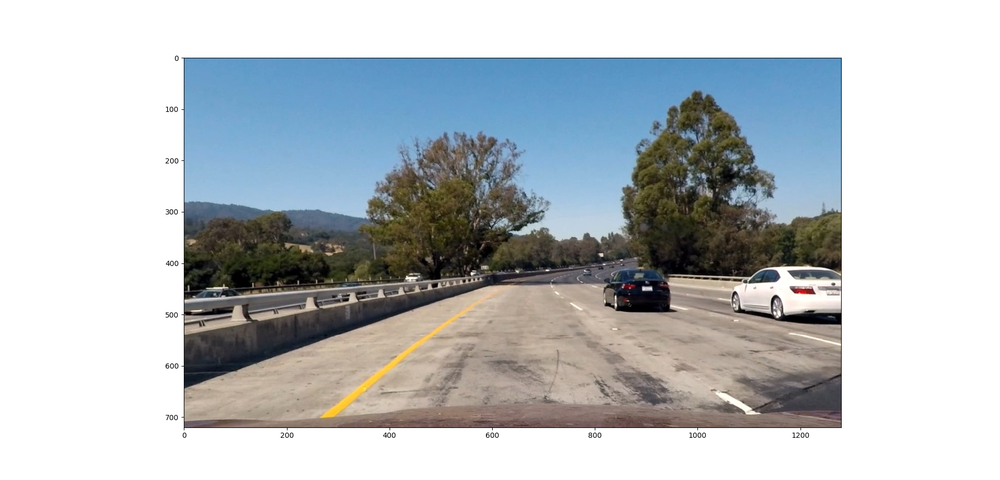
#> input picture output_images/0_undistorted_images/test1.png, 1000 x 480 px, shrunk from 1920 x 922 before the run, given in place of test1.jpg, which was not available
$ python test_thresh_gray_sobel_x.py   (older library calls are emulated)
#> lines starting #> are read from the running program, lines starting #| are printed output that depends on the picture; after the words box and inside, x2 and y2 are one past the last pixel; in counts of white or black regions, pixels touching at a corner belong together; pictures that were not available may be replaced by others from this repository, and a replacement may not be noted
### image_thresholding/image_thresholder.py
import numpy as np
import cv2


def sobel_gray_thresh(rgb_img, orient='x', sobel_kernel=3, thresh=(0, 255)):
    gray = cv2.cvtColor(rgb_img, cv2.COLOR_RGB2GRAY)

    sobel_x = cv2.Sobel(gray, cv2.CV_64F, 1, 0)  # Take the derivative in x
    abs_sobel_x = np.absolute(sobel_x)  # Absolute x derivative to accentuate lines away from horizontal
    scaled_sobel = np.uint8(255 * abs_sobel_x / np.max(abs_sobel_x))

    thresh_min = thresh[0]
    thresh_max = thresh[1]
    sx_binary = np.zeros_like(scaled_sobel)
    sx_binary[(scaled_sobel >= thresh_min) & (scaled_sobel <= thresh_max)] = 1
    return sx_binary


# [22 lines left out: functions red_channel_sobol_thresh, red_channel_thresh, not called in this run]

### image_thresholding/test_thresh_gray_sobel_x.py
import numpy as np
import matplotlib.pyplot as plt
import cv2

import image_thresholding.image_thresholder as it

mtx = np.load('../camera_calibration/saved_data_to_calibrate_images/mtx.npy')
#> (reads camera_calibration/saved_data_to_calibrate_images/mtx.npy from the repository)
dist = np.load('../camera_calibration/saved_data_to_calibrate_images/dist.npy')
#> (reads camera_calibration/saved_data_to_calibrate_images/dist.npy from the repository)

# load in the image files using glob
bgr_image = cv2.imread('../test_images/test1.jpg')
#> bgr_image is the input picture: shape (480, 1000, 3); mean B, G, R 194.1, 191, 185.6
rgb_image = cv2.cvtColor(bgr_image, cv2.COLOR_BGR2RGB)

undistorted_image = cv2.undistort(rgb_image, mtx, dist, None, mtx)
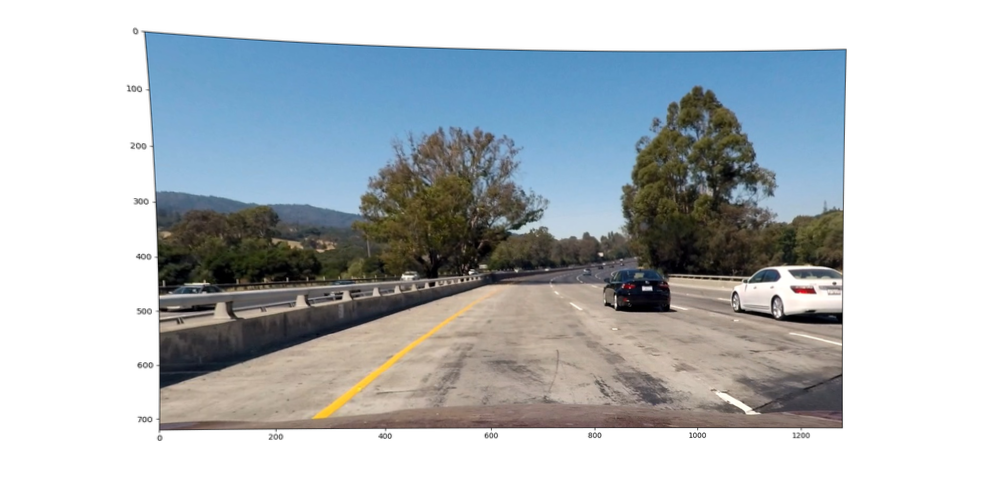
#> undistorted_image: shape (480, 1000, 3); mean R, G, B 179.7, 186, 189.7

kernel = 9

binary_img = it.sobel_gray_thresh(rgb_img=undistorted_image, sobel_kernel=kernel, thresh=(20, 100))
#> in sobel_gray_thresh, `gray = cv2.cvtColor(rgb_img, cv2.COLOR_RGB2GRAY)`:
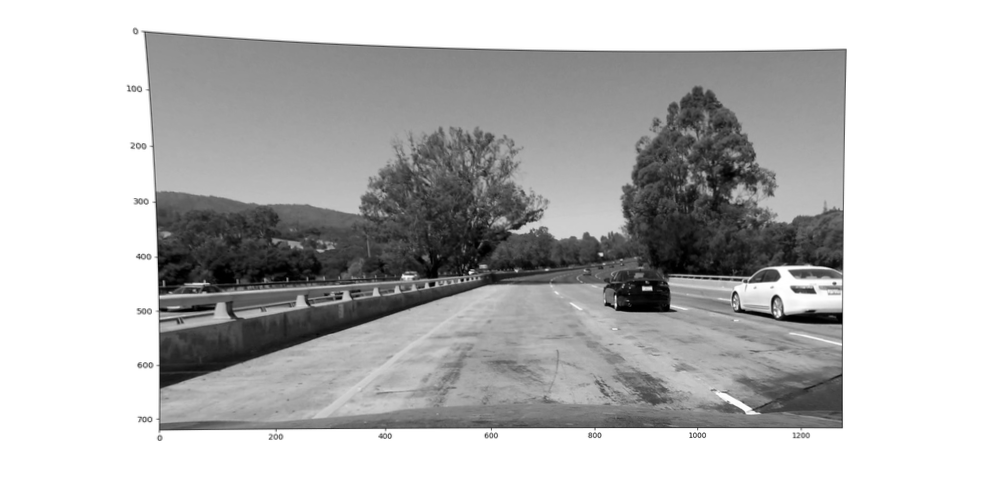
#> gray: shape (480, 1000); min 0, max 255, mean 184.5
#> in sobel_gray_thresh, `sobel_x = cv2.Sobel(gray, cv2.CV_64F, 1, 0)`:
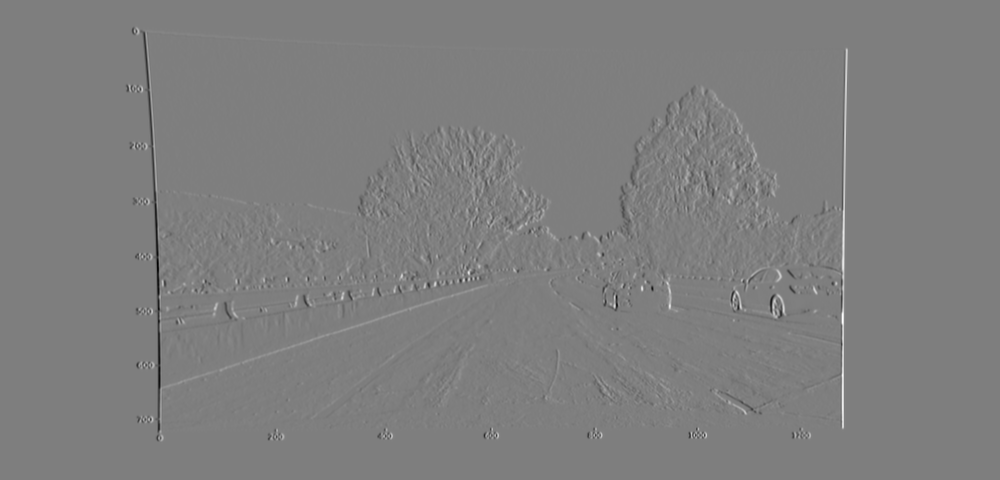
#> sobel_x: shape (480, 1000) float64; min -948, max 956, mean 0; drawn with min black and max white
#> in sobel_gray_thresh, `abs_sobel_x = np.absolute(sobel_x)`:
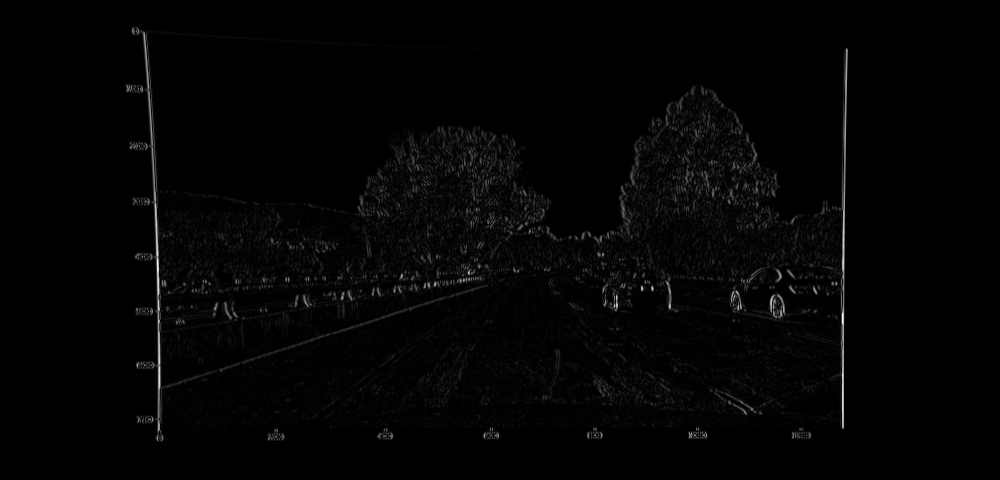
#> abs_sobel_x: shape (480, 1000) float64; min 0, max 956, mean 15.1; drawn with min black and max white
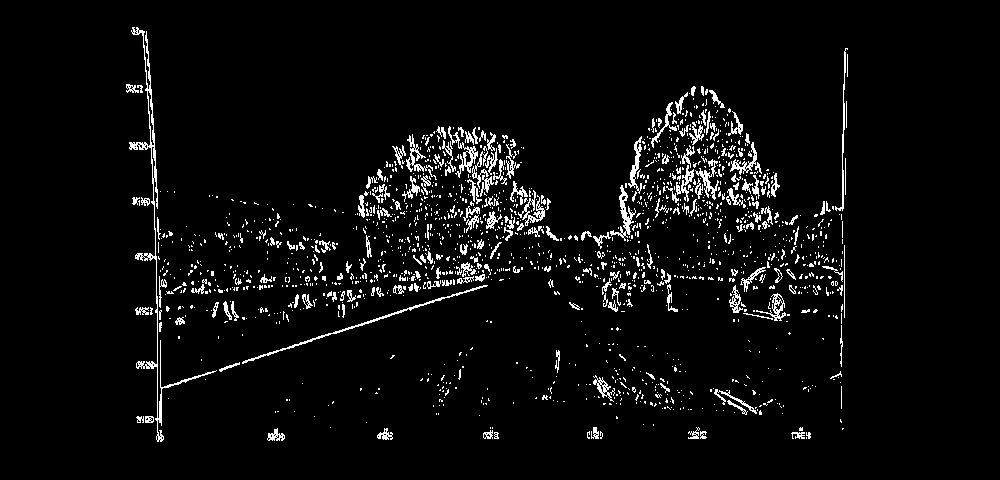
#> binary_img: shape (480, 1000); values 0 (black) and 1 (white), 4.5% white in thin lines or dots, all inside (x1, y1, x2, y2) = (126, 27, 848, 442)

plt.title('Sobel x binary image; kernel={}'.format(kernel), fontsize=20)
plt.imshow(binary_img, cmap='gray')
plt.show()
